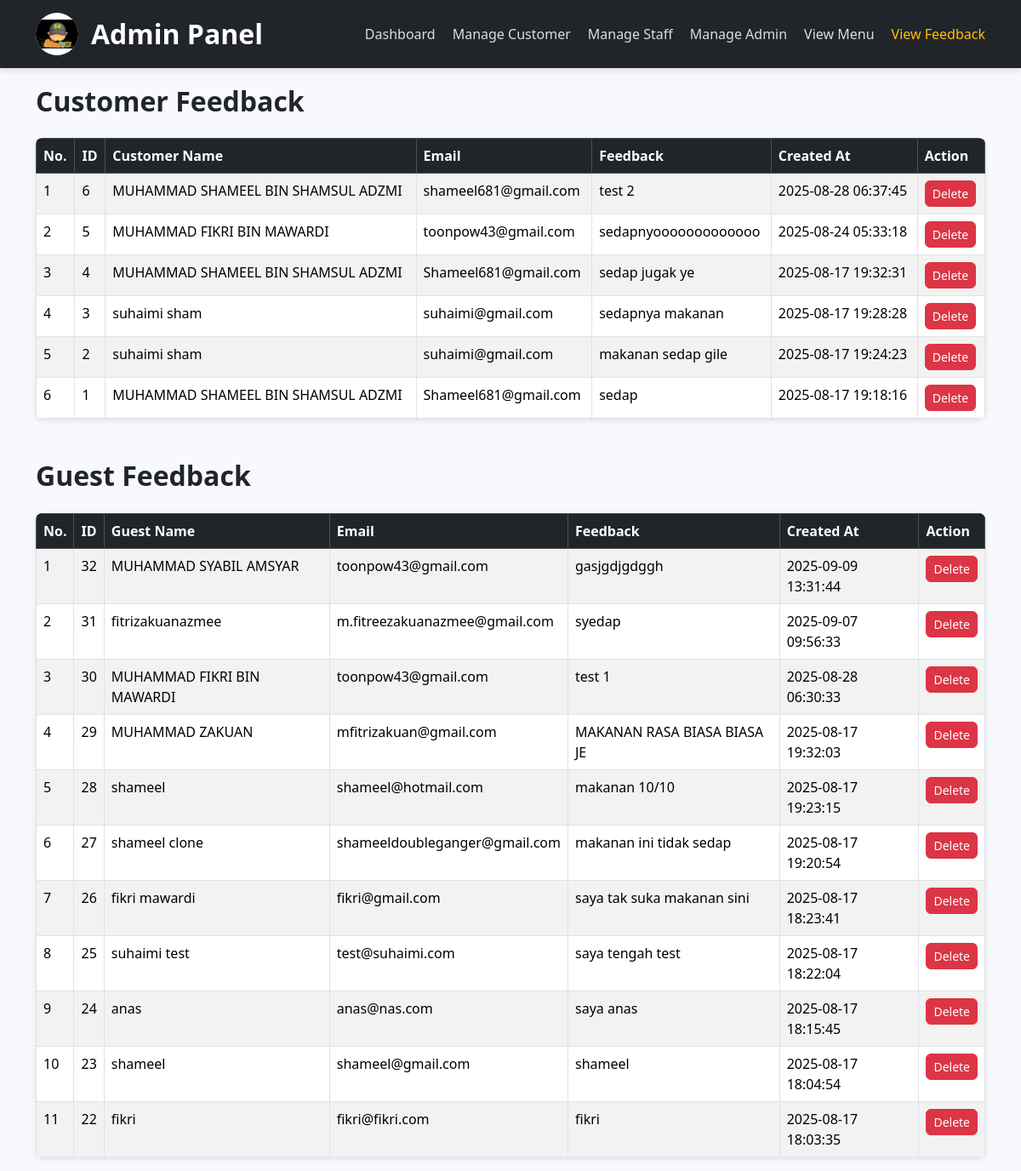
Before: /admin/admin_viewfeedback.php (signed in) with the older database file.
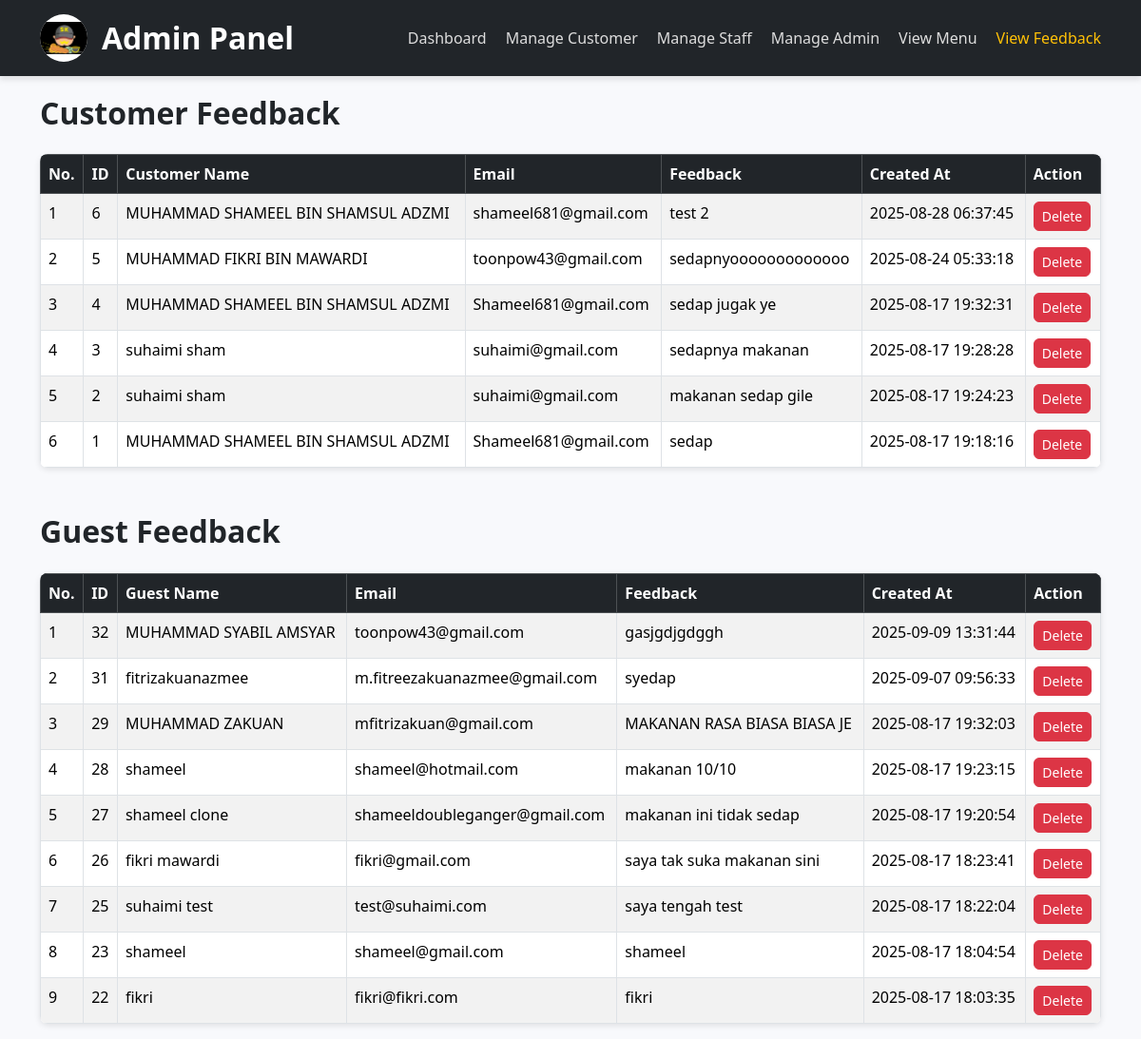
After: the same page with the newer database file.
### tables this page shows
CREATE TABLE `feedback_customer` (
  `id` int(11) NOT NULL,
  `customer_name` varchar(100) NOT NULL,
  `customer_email` varchar(100) NOT NULL,
  `feedback` text NOT NULL,
  `created_at` timestamp NOT NULL DEFAULT current_timestamp()
);

CREATE TABLE `feedback_guest` (
  `id` int(11) NOT NULL,
  `guest_name` varchar(100) NOT NULL,
  `guest_email` varchar(100) NOT NULL,
  `feedback` text NOT NULL,
  `created_at` timestamp NOT NULL DEFAULT current_timestamp()
);

### admin/admin_viewfeedback.php (the view, shortened to what this page needs)
<?php
require_once '../connect.php';
$customer_feedback = $conn->query("SELECT * FROM feedback_customer ORDER BY created_at DESC");
$guest_feedback = $conn->query("SELECT * FROM feedback_guest ORDER BY created_at DESC");
?>
<!DOCTYPE html>
<html lang="en">
<head>
<link rel="stylesheet" href="https://cdn.jsdelivr.net/npm/bootstrap@5.3.2/dist/css/bootstrap.min.css">
<link rel="stylesheet" href="../CSS/admin_viewfeedback.css">
</head>
<body>
<header>
    <div class="container">
        <div class="logo-and-title">
            <div class="logo-circle">
                <img src="../image/LogoSataysebenarReal.png" alt="Satay Kajang Logo">
            </div>
            <h1><a href="admin_dashboard.php">Admin Panel</a></h1>
        </div>
        <nav>
            <ul>
                <li><a href="admin_dashboard.php">Dashboard</a></li>
                <li><a href="admincustomer.php">Manage Customer</a></li>
                <li><a href="adminstaff.php">Manage Staff</a></li>
                <li><a href="manageadmin.php">Manage Admin</a></li>
                <li><a href="admin_menu.php">View Menu</a></li>
                <li><a href="admin_viewfeedback.php" class="active">View Feedback</a></li>
            </ul>
        </nav>
    </div>
</header>
<div class="container">
    <h1 class="mb-4">Customer Feedback</h1>
    <table class="table table-bordered table-striped">
        <thead class="table-dark">
            <tr>
                <th>No.</th>
                <th>ID</th>
                <th>Customer Name</th>
                <th>Email</th>
                <th>Feedback</th>
                <th>Created At</th>
                <th>Action</th>
            </tr>
        </thead>
        <tbody>
        <?php
        $no = 1;
        while ($row = $customer_feedback->fetch_assoc()): ?>
            <tr>
                <td><?= $no++ ?></td>
                <td><?= $row['id'] ?></td>
                <td><?= htmlspecialchars($row['customer_name']) ?></td>
                <td><?= htmlspecialchars($row['customer_email']) ?></td>
                <td><?= nl2br(htmlspecialchars($row['feedback'])) ?></td>
                <td><?= $row['created_at'] ?></td>
                <td>
                    <a href="?delete=<?= $row['id'] ?>&type=customer"
                       class="btn btn-sm btn-danger"
                       onclick="return confirm('Delete this feedback?')">Delete</a>
                </td>
            </tr>
        <?php endwhile; ?>
        </tbody>
    </table>
    <h1 class="mt-5 mb-4">Guest Feedback</h1>
    <table class="table table-bordered table-striped">
        <thead class="table-dark">
            <tr>
                <th>No.</th>
                <th>ID</th>
                <th>Guest Name</th>
                <th>Email</th>
                <th>Feedback</th>
                <th>Created At</th>
                <th>Action</th>
            </tr>
        </thead>
        <tbody>
        <?php
        $no = 1;
        while ($row = $guest_feedback->fetch_assoc()): ?>
            <tr>
                <td><?= $no++ ?></td>
                <td><?= $row['id'] ?></td>
                <td><?= htmlspecialchars($row['guest_name']) ?></td>
                <td><?= htmlspecialchars($row['guest_email']) ?></td>
                <td><?= nl2br(htmlspecialchars($row['feedback'])) ?></td>
                <td><?= $row['created_at'] ?></td>
                <td>
                    <a href="?delete=<?= $row['id'] ?>&type=guest"
                       class="btn btn-sm btn-danger"
                       onclick="return confirm('Delete this feedback?')">Delete</a>
                </td>
            </tr>
        <?php endwhile; ?>
        </tbody>
    </table>
</div>
</body>
</html>

Changed rows visible on the page:
removed feedback_guest: id "30", guest_name "MUHAMMAD FIKRI BIN MAWARDI", guest_email "toonpow43@gmail.com", feedback "test 1", created_at "2025-08-28 06:30:33"
removed feedback_guest: id "24", guest_name "anas", guest_email "anas@nas.com", feedback "saya anas", created_at "2025-08-17 18:15:45"
